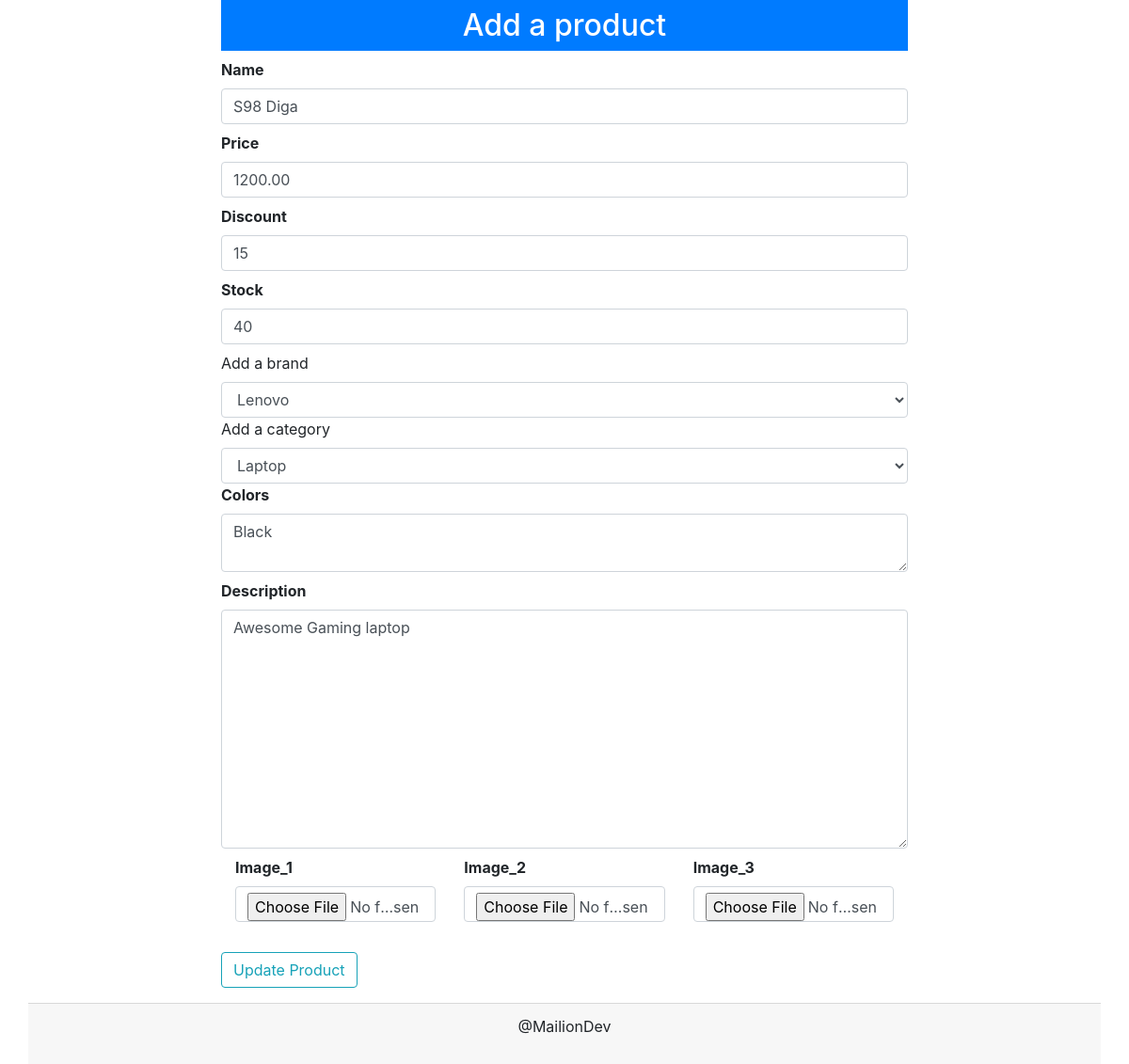
The app's page /updateproduct/3 with its own data.
### shop/products/models.py (models this page shows, shortened)
class Addproduct(db.Model):
    id = db.Column(db.Integer, primary_key=True)
    name = db.Column(db.String(80), nullable=False)
    price = db.Column(db.Numeric(10, 2), nullable=False)
    discount = db.Column(db.Integer, default=0)
    stock = db.Column(db.Integer, nullable=False)
    colors = db.Column(db.Text, nullable= False)
    description = db.Column(db.Text, nullable=False)
    brand_id = db.Column(db.Integer, db.ForeignKey('brand.id'),
        nullable=False)
    brand = db.relationship('Brand',
        backref=db.backref('brands', lazy=True))
    category_id = db.Column(db.Integer, db.ForeignKey('category.id'),
        nullable=False)
    category = db.relationship('Category',
        backref=db.backref('categories', lazy=True))
    image_1 = db.Column(db.String(150), nullable=False, default='image.jpg')
    image_2 = db.Column(db.String(150), nullable=False, default='image.jpg')
    image_3 = db.Column(db.String(150), nullable=False, default='image.jpg')

class Brand(db.Model):
    id = db.Column(db.Integer, primary_key=True)
    name = db.Column(db.String(30), nullable=False, unique=True)

class Category(db.Model):
    id = db.Column(db.Integer, primary_key=True)
    name = db.Column(db.String(30), nullable=False, unique=True)

### shop/products/routes.py (the view, shortened to what this page needs)
@app.route("/updateproduct/<int:id>", methods=["GET", "POST"])
def updateproduct(id):
    brands = Brand.query.all()
    categories = Category.query.all()
    product = Addproduct.query.get_or_404(id)
    form = Addproducts(request.form)
    brand = request.form.get('brand')
    category =request.form.get('category')
    form.name.data = product.name
    form.price.data = product.price
    form.discount.data = product.discount
    form.stock.data = product.stock
    form.colors.data = product.colors
    form.description.data = product.description
    return render_template('products/updateproduct.html', form=form, brands=brands, categories=categories,
                           product=product)

### shop/products/forms.py
class Addproducts(Form):
    name = StringField("Name", [validators.DataRequired()])
    price = DecimalField("Price", [validators.DataRequired()])
    discount = IntegerField("Discount", default=0)
    stock = IntegerField("Stock", [validators.DataRequired()])
    description = TextAreaField("Description", [validators.DataRequired()])
    colors = TextAreaField("Colors", [validators.DataRequired()])
    image_1 = FileField("Image_1", validators=[FileAllowed(['jpg', 'png', 'gif', 'jpeg'], 'Images only please!')])
    image_2 = FileField("Image_2", validators=[FileAllowed(['jpg', 'png', 'gif', 'jpeg'], 'Images only please!')])
    image_3 = FileField("Image_3", validators=[FileAllowed(['jpg', 'png', 'gif', 'jpeg'], 'Images only please!')])

### shop/templates/products/updateproduct.html (shortened to what this page needs)
{% extends 'layout.html' %}
{% block content %}
<div class="container">
    <div class="row">
    <div class="col-md-2"></div>
    <div class="col-md-8">
        <h2 class="text-center bg-primary p-2 text-white">Add a product</h2>
            {% from "_formhelpers.html" import render_field %}
            <form action="" method="POST" enctype="multipart/form-data">
                {{ render_field(form.name, class="form-control", placeholder="Add product name")}}
                {{ render_field(form.price, class="form-control", placeholder="Add product price")}}
                {{ render_field(form.discount, class="form-control", placeholder="Add product discount") }}
                {{ render_field(form.stock, class="form-control", placeholder="Add product stock") }}
                <label for="brand">Add a brand</label>
                <select name="brand" id="brand" class="form-control" required>
                    <option value="{{product.brand.id}}">{{product.brand.name}}</option>
                </select>
                <label for="category">Add a category</label>
                <select name="category" id="category" class="form-control" required>
                    <option value="{{product.category.id}}">{{product.category.name}}</option>
                </select>
                {{ render_field(form.colors, class="form-control", placeholder="Add product price")}}
                {{ render_field(form.description, class="form-control", placeholder="Add product detail", rows="10") }}
                <div class="container">
                    <div class="row">
                        <div class="col-md-4">{{ render_field(form.image_1, class="form-control") }}</div>
                        <div class="col-md-4">{{ render_field(form.image_2, class="form-control") }}</div>
                        <div class="col-md-4">{{ render_field(form.image_3, class="form-control") }}</div>
                    </div>
                </div>
                <button type="submit" class="btn btn-outline-info mt-4">Update Product</button>
            </form>
    </div>
    <div class="col-md-2"></div>
    </div>
</div>
{% endblock content %}

### records on screen
Addproduct: name "S98 Diga", price "1200.00", discount "15", stock "40", colors "Black", description "Awesome Gaming laptop"
Brand: brand "Lenovo"
Category: category "Laptop"

### other values on screen
{{ field.label }} "Name Price Discount Stock Colors Description Image_1 Image_2 Image_3"
